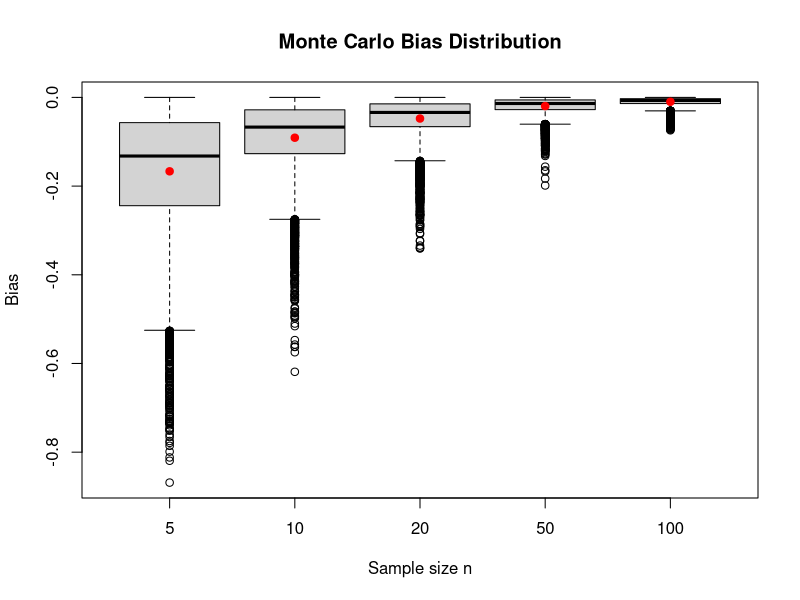
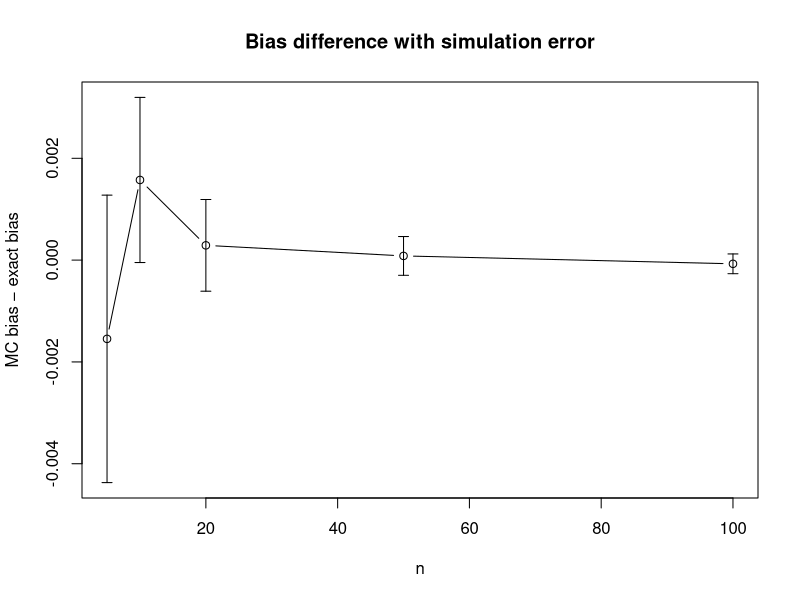
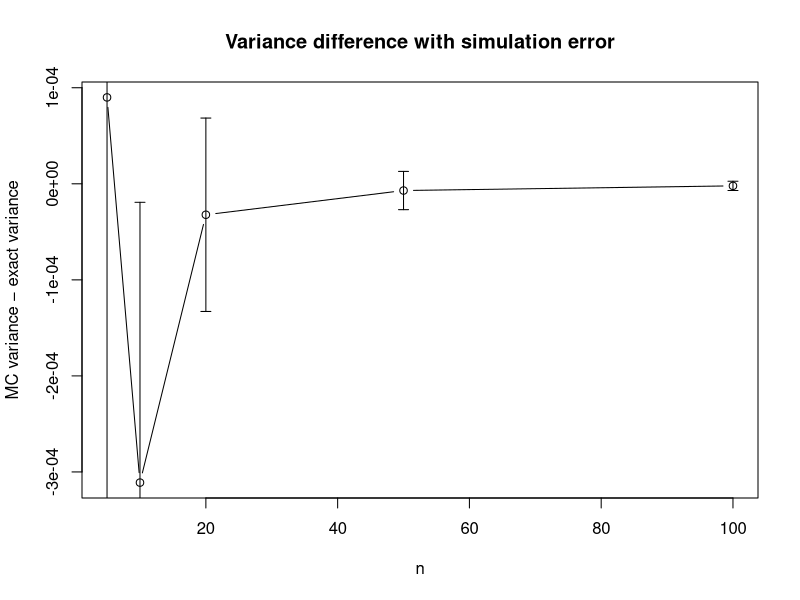
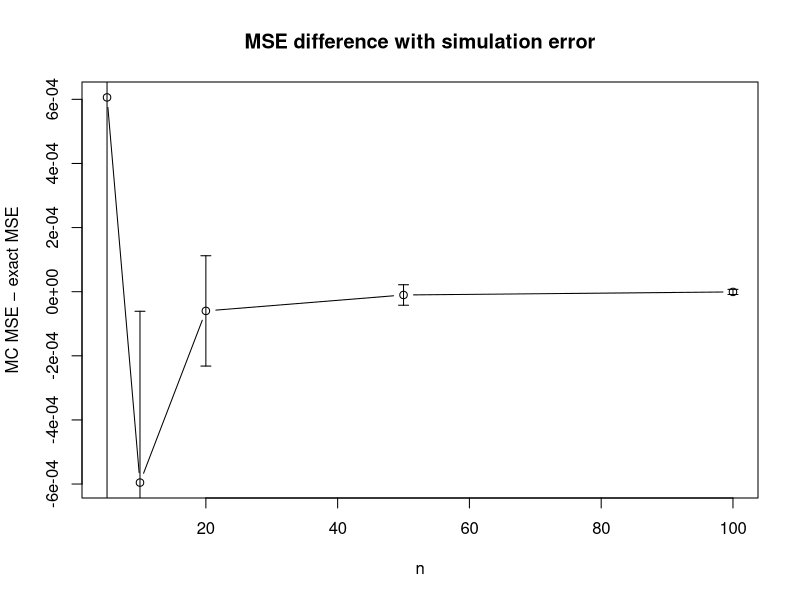

Recreate these plots in R, in order.
## ---- chunk 1
knitr::opts_chunk$set(echo = TRUE, warning = FALSE, message = FALSE)
set.seed(123)
## ---- chunk 2
# Parameters
theta <- 1
n_grid <- c(5, 10, 20, 50, 100)
M <- 10000


# Exact quantities
exact_bias <- function(n, theta) { -theta/(n+1) }
exact_var <- function(n, theta) { theta^2 * (n/(n+2) - n^2/(n+1)^2) }
exact_mse <- function(n, theta) { exact_var(n, theta) + exact_bias(n, theta)^2 }


results <- lapply(n_grid, function(n) {
ymax <- replicate(M, max(runif(n, 0, theta)))
bias_mc <- mean(ymax) - theta
var_mc <- var(ymax)
mse_mc <- mean((ymax - theta)^2)
se_bias <- sd(ymax)/sqrt(M)
se_var <- sd((ymax - mean(ymax))^2)/sqrt(M)
se_mse <- sd((ymax - theta)^2)/sqrt(M)
data.frame(
n = n,
bias_mc = bias_mc,
var_mc = var_mc,
mse_mc = mse_mc,
bias_exact = exact_bias(n, theta),
var_exact = exact_var(n, theta),
mse_exact = exact_mse(n, theta),
se_bias = se_bias,
se_var = se_var,
se_mse = se_mse,
ymax = I(list(ymax))
)
})


results <- do.call(rbind, results)
## ---- chunk 3
boxplot_list <- lapply(seq_along(n_grid), function(i) {
results$ymax[[i]] - theta
})


boxplot(boxplot_list, names = n_grid,
main = "Monte Carlo Bias Distribution",
xlab = "Sample size n",
ylab = "Bias")


points(seq_along(n_grid), results$bias_exact, col = "red", pch = 19)
## ---- chunk 4
diff_bias <- results$bias_mc - results$bias_exact


plot(n_grid, diff_bias, type = "b",
ylim = range(diff_bias + 2*results$se_bias, diff_bias - 2*results$se_bias),
xlab = "n", ylab = "MC bias − exact bias",
main = "Bias difference with simulation error")


arrows(n_grid,
diff_bias - 2*results$se_bias,
n_grid,
diff_bias + 2*results$se_bias,
angle = 90, code = 3, length = 0.05)
## ---- chunk 5
diff_var <- results$var_mc - results$var_exact


plot(n_grid, diff_var, type = "b",
xlab = "n", ylab = "MC variance − exact variance",
main = "Variance difference with simulation error")


arrows(n_grid,
diff_var - 2*results$se_var,
n_grid,
diff_var + 2*results$se_var,
angle = 90, code = 3, length = 0.05)
## ---- chunk 6
diff_mse <- results$mse_mc - results$mse_exact


plot(n_grid, diff_mse, type = "b",
xlab = "n", ylab = "MC MSE − exact MSE",
main = "MSE difference with simulation error")


arrows(n_grid,
diff_mse - 2*results$se_mse,
n_grid,
diff_mse + 2*results$se_mse,
angle = 90, code = 3, length = 0.05)
